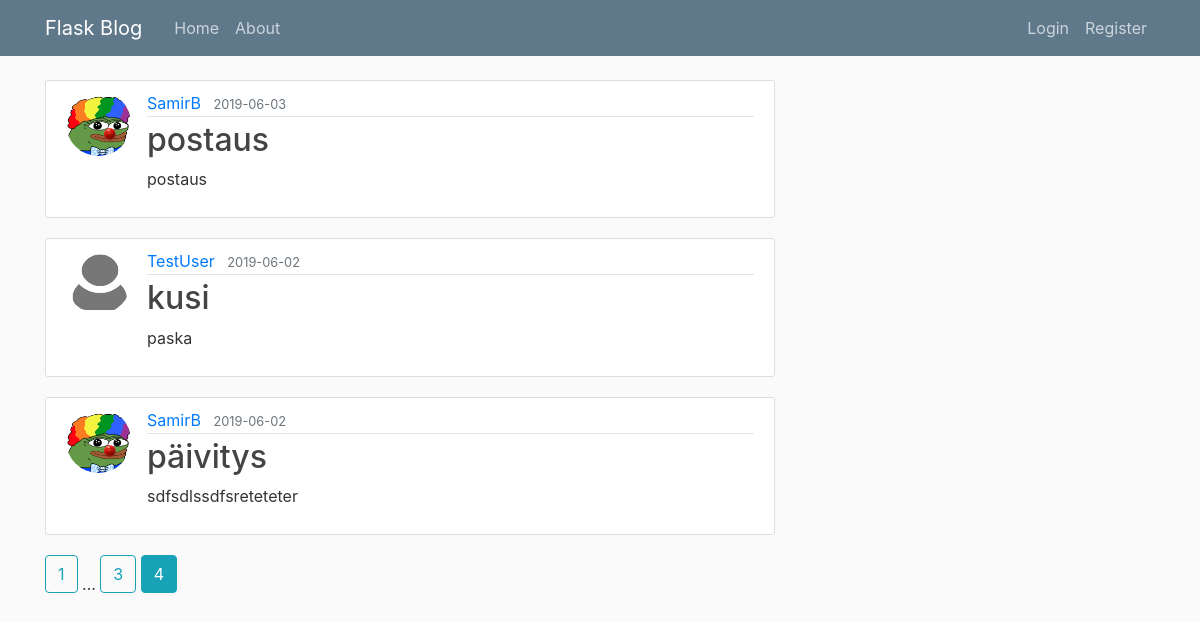
/home?page=4, run on the app's committed database.
### flaskblog/models.py (models this page shows, shortened)
class Post(db.Model):
    id = db.Column(db.Integer, primary_key=True)
    title = db.Column(db.String(100), nullable=False)
    date_posted = db.Column(db.DateTime, nullable=False, default=datetime.utcnow)
    content = db.Column(db.Text, nullable=False)
    user_id = db.Column(db.Integer, db.ForeignKey('user.id'), nullable=False)

class User(db.Model, UserMixin):
    id = db.Column(db.Integer, primary_key=True)
    username = db.Column(db.String(20), unique=True, nullable=False)
    email = db.Column(db.String(120), unique=True, nullable=False)
    image_file = db.Column(db.String(20), nullable=False, default='default.jpg')
    password = db.Column(db.String(60), nullable=False)
    posts = db.relationship('Post', backref='author', lazy=True)

### flaskblog/main/routes.py (the view)
@main.route("/")
@main.route("/home")
def home():
    page = request.args.get('page', 1, type=int)
    posts = Post.query.order_by(Post.date_posted.desc()).paginate(page=page, per_page=3)
    return render_template('home.html', posts=posts)

### flaskblog/templates/home.html
{% extends "layout.html" %}
{% block content %}
    {% for post in posts.items %}
        <article class="media content-section">
          <img class="rounded-circle article-img"
          src="{{ url_for('static', filename='profile_pics/' +
          post.author.image_file) }}">
          <div class="media-body">
            <div class="article-metadata">
              <a class="mr-2" href="{{ url_for('users.user_posts', username=post.author.username) }}">{{ post.author.username }}</a>
              <small class="text-muted">
              {{ post.date_posted.strftime('%Y-%m-%d') }}
              </small>
            </div>
            <h2><a class="article-title" href="{{ url_for('posts.post', post_id=post.id) }}">
            {{ post.title }}</a></h2>
            <p class="article-content">{{ post.content }}</p>
          </div>
        </article>
    {% endfor %}
    {% for page_num in posts.iter_pages(left_edge=1, right_edge=1,
      left_current=1, right_current=2) %}
      {% if page_num%}
        {% if posts.page == page_num %}
          <a class="btn btn-info mb-4"
          href="{{ url_for('main.home', page=page_num) }}">{{ page_num }}</a>
        {% else %}
          <a class="btn btn-outline-info mb-4"
          href="{{ url_for('main.home', page=page_num) }}">{{ page_num }}</a>
        {% endif %}
      {% else %}
        ...
      {% endif %}
    {% endfor %}
{% endblock content %}

### flaskblog/templates/layout.html (shortened to what this page needs)
<!DOCTYPE html>
<html>
<head>
    <link rel="stylesheet" href="https://maxcdn.bootstrapcdn.com/bootstrap/4.0.0/css/bootstrap.min.css">
    <link rel="stylesheet" type="text/css" href="{{ url_for('static', filename='main.css')}}">
</head>
<body>
    <header class="site-header">
        <nav class="navbar navbar-expand-md navbar-dark bg-steel fixed-top">
            <div class="container">
              <a class="navbar-brand mr-4" href="{{ url_for('main.home')}}">Flask Blog</a>
              <div class="collapse navbar-collapse" id="navbarToggle">
                <div class="navbar-nav mr-auto">
                  <a class="nav-item nav-link" href="{{ url_for('main.home')}}">Home</a>
                  <a class="nav-item nav-link" href="{{ url_for('main.about')}}">About</a>
                </div>
                <div class="navbar-nav">
                  {% if current_user.is_authenticated %}
                    <a class="nav-item nav-link" href="{{ url_for('posts.new_post')}}">New Post</a>
                    <a class="nav-item nav-link" href="{{ url_for('users.account')}}">Account</a>
                    <a class="nav-item nav-link" href="{{ url_for('users.logout')}}">Logout</a>
                  {% else %}
                    <a class="nav-item nav-link" href="{{ url_for('users.login')}}">Login</a>
                    <a class="nav-item nav-link" href="{{ url_for('users.register')}}">Register</a>
                  {% endif %}
                </div>
              </div>
            </div>
        </nav>
    </header>
    <main role="main" class="container">
      <div class="row">
        <div class="col-md-8">
          {% block content %}{% endblock %}
        </div>
      </div>
    </main>
</body>
</html>

### flaskblog/static/main.css (style rules this page uses)
body { background: #fafafa; color: #333333; margin-top: 5rem; }
h1, h2, h3, h4, h5, h6 { color: #444444; }
.bg-steel { background-color: #5f788a; }
.site-header .navbar-nav .nav-link { color: #cbd5db; }
.content-section { background: #ffffff; padding: 10px 20px; border: 1px solid #dddddd; border-radius: 3px; margin-bottom: 20px; }
.article-title { color: #444444; }
.article-content { white-space: pre-line; }
.article-img { height: 65px; width: 65px; margin-right: 16px; }
.article-metadata { padding-bottom: 1px; margin-bottom: 4px; border-bottom: 1px solid #e3e3e3 }

### data on the page
Post: image_file (picture), author.username "SamirB", date_posted "2019-06-03", title "postaus", content "postaus"
Post: image_file (placeholder picture), author.username "TestUser", date_posted "2019-06-02", title "kusi", content "paska"
Post: image_file (picture), author.username "SamirB", date_posted "2019-06-02", title "päivitys", content "sdfsdlssdfsreteteter"

### other printed values
{{ page_num }} "1" "3"
{{ page_num }} "4"
